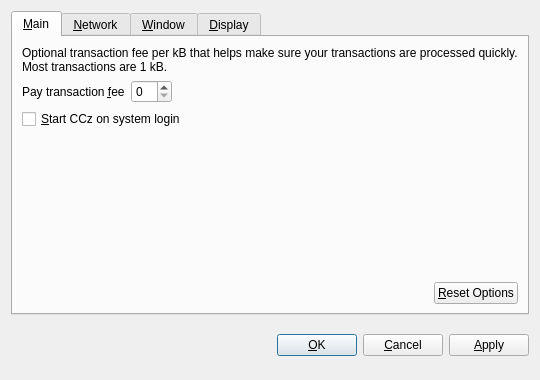
<?xml version="1.0" encoding="UTF-8"?>
<ui version="4.0">
 <class>OptionsDialog</class>
 <widget class="QDialog" name="OptionsDialog">
  <property name="geometry">
   <rect>
    <x>0</x>
    <y>0</y>
    <width>540</width>
    <height>380</height>
   </rect>
  </property>
  <property name="windowTitle">
   <string>Options</string>
  </property>
  <property name="modal">
   <bool>true</bool>
  </property>
  <layout class="QVBoxLayout" name="verticalLayout">
   <item>
    <widget class="QTabWidget" name="tabWidget">
     <property name="tabPosition">
      <enum>QTabWidget::North</enum>
     </property>
     <property name="currentIndex">
      <number>0</number>
     </property>
     <widget class="QWidget" name="tabMain">
      <attribute name="title">
       <string>&amp;Main</string>
      </attribute>
      <layout class="QVBoxLayout" name="verticalLayout_Main">
       <item>
        <widget class="QLabel" name="transactionFeeInfoLabel">
         <property name="text">
          <string>Optional transaction fee per kB that helps make sure your transactions are processed quickly. Most transactions are 1 kB.</string>
         </property>
         <property name="textFormat">
          <enum>Qt::PlainText</enum>
         </property>
         <property name="wordWrap">
          <bool>true</bool>
         </property>
        </widget>
       </item>
       <item>
        <layout class="QHBoxLayout" name="horizontalLayout_1_Main">
         <item>
          <widget class="QLabel" name="transactionFeeLabel">
           <property name="text">
            <string>Pay transaction &amp;fee</string>
           </property>
           <property name="textFormat">
            <enum>Qt::PlainText</enum>
           </property>
           <property name="buddy">
            <cstring>transactionFee</cstring>
           </property>
          </widget>
         </item>
         <item>
          <widget class="BitcoinAmountField" name="transactionFee"/>
         </item>
         <item>
          <spacer name="horizontalSpacer_1_Main">
           <property name="orientation">
            <enum>Qt::Horizontal</enum>
           </property>
           <property name="sizeHint" stdset="0">
            <size>
             <width>40</width>
             <height>20</height>
            </size>
           </property>
          </spacer>
         </item>
        </layout>
       </item>
       <item>
        <widget class="QCheckBox" name="bitcoinAtStartup">
         <property name="toolTip">
          <string>Automatically start CCz after logging in to the system.</string>
         </property>
         <property name="text">
          <string>&amp;Start CCz on system login</string>
         </property>
        </widget>
       </item>
       <item>
        <spacer name="verticalSpacer_Main">
         <property name="orientation">
          <enum>Qt::Vertical</enum>
         </property>
         <property name="sizeHint" stdset="0">
          <size>
           <width>20</width>
           <height>40</height>
          </size>
         </property>
        </spacer>
       </item>
       <item>
        <layout class="QHBoxLayout" name="horizontalLayout_2_Main">
         <item>
          <spacer name="horizontalSpacer_2_Main">
           <property name="orientation">
            <enum>Qt::Horizontal</enum>
           </property>
           <property name="sizeHint" stdset="0">
            <size>
             <width>40</width>
             <height>20</height>
            </size>
           </property>
          </spacer>
         </item>
         <item>
          <widget class="QPushButton" name="resetButton">
           <property name="toolTip">
            <string>Reset all client options to default.</string>
           </property>
           <property name="text">
            <string>&amp;Reset Options</string>
           </property>
           <property name="autoDefault">
            <bool>false</bool>
           </property>
          </widget>
         </item>
        </layout>
       </item>
      </layout>
     </widget>
     <widget class="QWidget" name="tabNetwork">
      <attribute name="title">
       <string>&amp;Network</string>
      </attribute>
      <layout class="QVBoxLayout" name="verticalLayout_Network">
       <item>
        <widget class="QCheckBox" name="mapPortUpnp">
         <property name="toolTip">
          <string>Automatically open the CCz client port on the router. This only works when your router supports UPnP and it is enabled.</string>
         </property>
         <property name="text">
          <string>Map port using &amp;UPnP</string>
         </property>
        </widget>
       </item>
       <item>
        <widget class="QCheckBox" name="connectSocks">
         <property name="toolTip">
          <string>Connect to the CCz network through a SOCKS proxy (e.g. when connecting through Tor).</string>
         </property>
         <property name="text">
          <string>&amp;Connect through SOCKS proxy:</string>
         </property>
        </widget>
       </item>
       <item>
        <layout class="QHBoxLayout" name="horizontalLayout_Network">
         <item>
          <widget class="QLabel" name="proxyIpLabel">
           <property name="text">
            <string>Proxy &amp;IP:</string>
           </property>
           <property name="textFormat">
            <enum>Qt::PlainText</enum>
           </property>
           <property name="buddy">
            <cstring>proxyIp</cstring>
           </property>
          </widget>
         </item>
         <item>
          <widget class="QValidatedLineEdit" name="proxyIp">
           <property name="maximumSize">
            <size>
             <width>140</width>
             <height>16777215</height>
            </size>
           </property>
           <property name="toolTip">
            <string>IP address of the proxy (e.g. 127.0.0.1)</string>
           </property>
          </widget>
         </item>
         <item>
          <widget class="QLabel" name="proxyPortLabel">
           <property name="text">
            <string>&amp;Port:</string>
           </property>
           <property name="textFormat">
            <enum>Qt::PlainText</enum>
           </property>
           <property name="buddy">
            <cstring>proxyPort</cstring>
           </property>
          </widget>
         </item>
         <item>
          <widget class="QLineEdit" name="proxyPort">
           <property name="maximumSize">
            <size>
             <width>55</width>
             <height>16777215</height>
            </size>
           </property>
           <property name="toolTip">
            <string>Port of the proxy (e.g. 9050)</string>
           </property>
          </widget>
         </item>
         <item>
          <widget class="QLabel" name="socksVersionLabel">
           <property name="text">
            <string>SOCKS &amp;Version:</string>
           </property>
           <property name="textFormat">
            <enum>Qt::PlainText</enum>
           </property>
           <property name="buddy">
            <cstring>socksVersion</cstring>
           </property>
          </widget>
         </item>
         <item>
          <widget class="QValueComboBox" name="socksVersion">
           <property name="toolTip">
            <string>SOCKS version of the proxy (e.g. 5)</string>
           </property>
          </widget>
         </item>
         <item>
          <spacer name="horizontalSpacer_Network">
           <property name="orientation">
            <enum>Qt::Horizontal</enum>
           </property>
           <property name="sizeHint" stdset="0">
            <size>
             <width>40</width>
             <height>20</height>
            </size>
           </property>
          </spacer>
         </item>
        </layout>
       </item>
       <item>
        <spacer name="verticalSpacer_Network">
         <property name="orientation">
          <enum>Qt::Vertical</enum>
         </property>
         <property name="sizeHint" stdset="0">
          <size>
           <width>20</width>
           <height>40</height>
          </size>
         </property>
        </spacer>
       </item>
      </layout>
     </widget>
     <widget class="QWidget" name="tabWindow">
      <attribute name="title">
       <string>&amp;Window</string>
      </attribute>
      <layout class="QVBoxLayout" name="verticalLayout_Window">
       <item>
        <widget class="QCheckBox" name="minimizeToTray">
         <property name="toolTip">
          <string>Show only a tray icon after minimizing the window.</string>
         </property>
         <property name="text">
          <string>&amp;Minimize to the tray instead of the taskbar</string>
         </property>
        </widget>
       </item>
       <item>
        <widget class="QCheckBox" name="minimizeOnClose">
         <property name="toolTip">
          <string>Minimize instead of exit the application when the window is closed. When this option is enabled, the application will be closed only after selecting Quit in the menu.</string>
         </property>
         <property name="text">
          <string>M&amp;inimize on close</string>
         </property>
        </widget>
       </item>
       <item>
        <spacer name="verticalSpacer_Window">
         <property name="orientation">
          <enum>Qt::Vertical</enum>
         </property>
         <property name="sizeHint" stdset="0">
          <size>
           <width>20</width>
           <height>40</height>
          </size>
         </property>
        </spacer>
       </item>
      </layout>
     </widget>
     <widget class="QWidget" name="tabDisplay">
      <attribute name="title">
       <string>&amp;Display</string>
      </attribute>
      <layout class="QVBoxLayout" name="verticalLayout_Display">
       <item>
        <layout class="QHBoxLayout" name="horizontalLayout_1_Display">
         <item>
          <widget class="QLabel" name="langLabel">
           <property name="text">
            <string>User Interface &amp;language:</string>
           </property>
           <property name="textFormat">
            <enum>Qt::PlainText</enum>
           </property>
           <property name="buddy">
            <cstring>lang</cstring>
           </property>
          </widget>
         </item>
         <item>
          <widget class="QValueComboBox" name="lang">
           <property name="toolTip">
            <string>The user interface language can be set here. This setting will take effect after restarting CCz.</string>
           </property>
          </widget>
         </item>
        </layout>
       </item>
       <item>
        <layout class="QHBoxLayout" name="horizontalLayout_2_Display">
         <item>
          <widget class="QLabel" name="unitLabel">
           <property name="text">
            <string>&amp;Unit to show amounts in:</string>
           </property>
           <property name="textFormat">
            <enum>Qt::PlainText</enum>
           </property>
           <property name="buddy">
            <cstring>unit</cstring>
           </property>
          </widget>
         </item>
         <item>
          <widget class="QValueComboBox" name="unit">
           <property name="toolTip">
            <string>Choose the default subdivision unit to show in the interface and when sending coins.</string>
           </property>
          </widget>
         </item>
        </layout>
       </item>
       <item>
        <widget class="QCheckBox" name="displayAddresses">
         <property name="toolTip">
          <string>Whether to show CCz addresses in the transaction list or not.</string>
         </property>
         <property name="text">
          <string>&amp;Display addresses in transaction list</string>
         </property>
        </widget>
       </item>
       <item>
        <spacer name="verticalSpacer_Display">
         <property name="orientation">
          <enum>Qt::Vertical</enum>
         </property>
         <property name="sizeHint" stdset="0">
          <size>
           <width>20</width>
           <height>40</height>
          </size>
         </property>
        </spacer>
       </item>
      </layout>
     </widget>
    </widget>
   </item>
   <item>
    <layout class="QHBoxLayout" name="horizontalLayout_Buttons">
     <item>
      <spacer name="horizontalSpacer_1">
       <property name="orientation">
        <enum>Qt::Horizontal</enum>
       </property>
       <property name="sizeHint" stdset="0">
        <size>
         <width>40</width>
         <height>48</height>
        </size>
       </property>
      </spacer>
     </item>
     <item>
      <widget class="QLabel" name="statusLabel">
       <property name="font">
        <font>
         <weight>75</weight>
         <bold>true</bold>
        </font>
       </property>
       <property name="text">
        <string/>
       </property>
       <property name="textFormat">
        <enum>Qt::PlainText</enum>
       </property>
       <property name="wordWrap">
        <bool>true</bool>
       </property>
      </widget>
     </item>
     <item>
      <spacer name="horizontalSpacer_2">
       <property name="orientation">
        <enum>Qt::Horizontal</enum>
       </property>
       <property name="sizeHint" stdset="0">
        <size>
         <width>40</width>
         <height>48</height>
        </size>
       </property>
      </spacer>
     </item>
     <item>
      <widget class="QPushButton" name="okButton">
       <property name="text">
        <string>&amp;OK</string>
       </property>
      </widget>
     </item>
     <item>
      <widget class="QPushButton" name="cancelButton">
       <property name="text">
        <string>&amp;Cancel</string>
       </property>
       <property name="autoDefault">
        <bool>false</bool>
       </property>
      </widget>
     </item>
     <item>
      <widget class="QPushButton" name="applyButton">
       <property name="text">
        <string>&amp;Apply</string>
       </property>
       <property name="autoDefault">
        <bool>false</bool>
       </property>
      </widget>
     </item>
    </layout>
   </item>
  </layout>
 </widget>
 <customwidgets>
  <customwidget>
   <class>BitcoinAmountField</class>
   <extends>QSpinBox</extends>
   <header>bitcoinamountfield.h</header>
  </customwidget>
  <customwidget>
   <class>QValueComboBox</class>
   <extends>QComboBox</extends>
   <header>qvaluecombobox.h</header>
  </customwidget>
  <customwidget>
   <class>QValidatedLineEdit</class>
   <extends>QLineEdit</extends>
   <header>qvalidatedlineedit.h</header>
  </customwidget>
 </customwidgets>
 <resources/>
 <connections/>
</ui>
